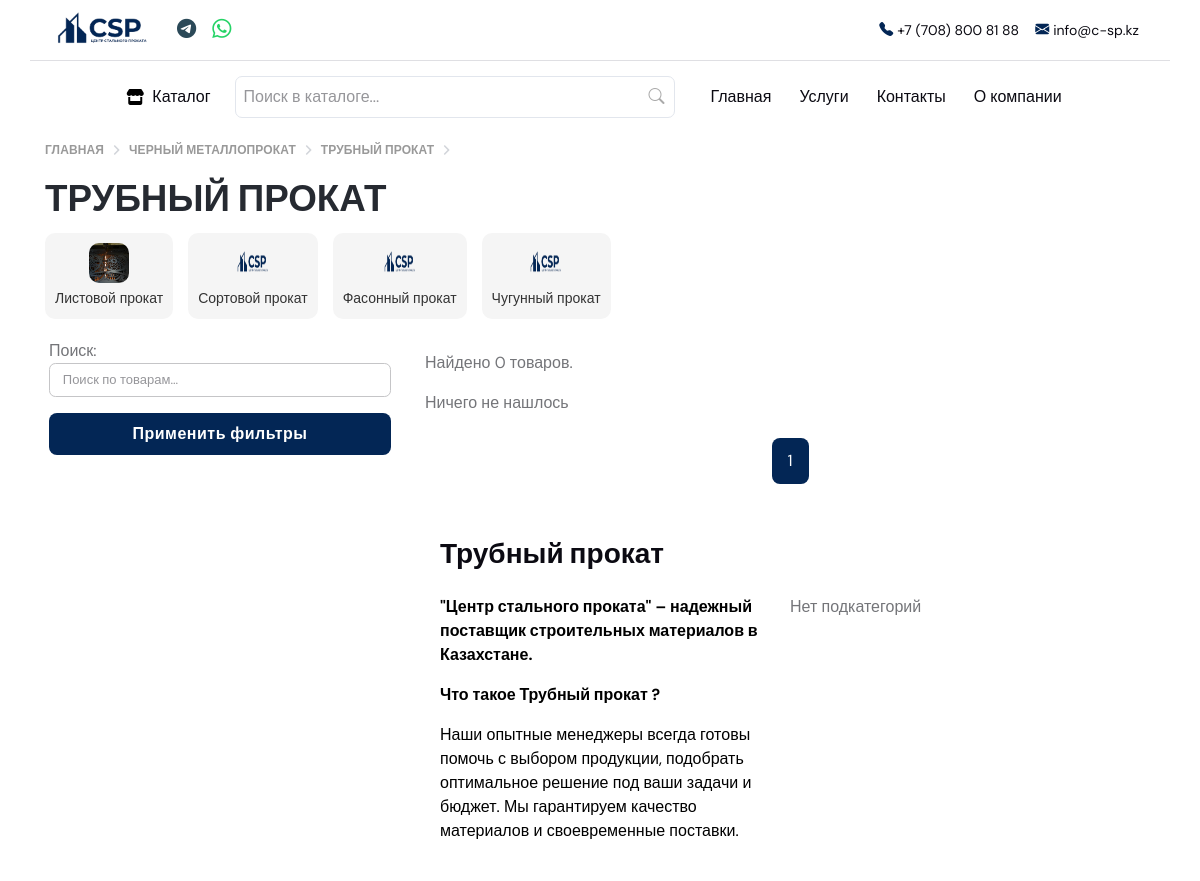
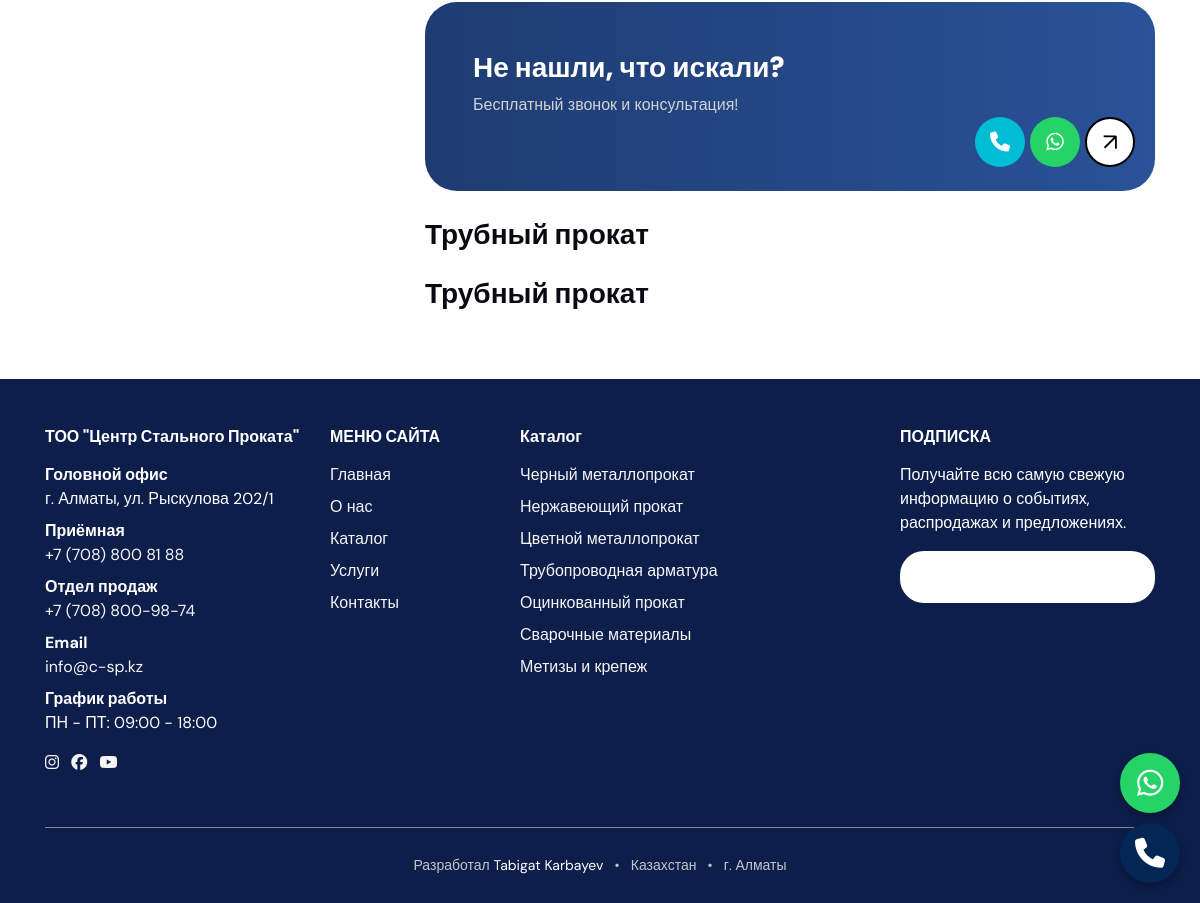
The page /trubnyj-prokat/products/ on the database its author committed (2 pictures, top to bottom).
### main/models.py (models this page shows, shortened)
class Category(models.Model):
    name = models.CharField(max_length=255, verbose_name="Название категории", db_index=True)
    image = models.ImageField(max_length=255, blank=True, null=True, verbose_name="Картинка категории")
    slug = models.SlugField(unique=True, verbose_name="Слаг", max_length=255)
    about = models.TextField(max_length=555, blank=True, null=True)
    price_list = models.FileField(blank=True, null=True)
    parent = models.ForeignKey(
        'self',
        on_delete=models.CASCADE,
        null=True,
        blank=True,
        related_name='children',
        verbose_name="Родительская категория"
    )
    class Meta:
        verbose_name = "Категория"
        verbose_name_plural = "Категории"
        ordering = ['name']
    def get_absolute_url(self):
        return reverse('website:category_detail', kwargs={'slug': self.slug})
    def get_ancestors(self):
        category = self
        ancestors = []
        while category:
            ancestors.insert(0, category)
            category = category.parent
        return ancestors

### main/views.py (the view, shortened to what this page needs)
# urls.py: path('<slug:slug>/products/', ProductListView.as_view(), name='product_list'),
class ProductListView(FilterView, ListView):
    model = Product
    template_name = 'product/product_list.html'
    context_object_name = 'products'
    paginate_by = 10  # Показываем по 10 товаров на странице
    filterset_class = ProductFilter  # Подключаем фильтры
    def get_queryset(self):
        slug = self.kwargs.get('slug')
        category = get_object_or_404(Category, slug=slug)
        queryset = category.products.all().order_by('id')  # Добавляем сортировку
        return ProductFilter(self.request.GET, queryset=queryset).qs
    def get_context_data(self, **kwargs):
        context = super().get_context_data(**kwargs)
        slug = self.kwargs.get('slug')
        category = get_object_or_404(Category, slug=slug)
        context['category'] = category
        similar_categories = Category.objects.filter(parent=category.parent).exclude(id=category.id)
        if not similar_categories.exists() and category.parent:
            similar_categories = Category.objects.filter(parent=category.parent.parent).exclude(id=category.id) if category.parent.parent else None
        context['similar_categories'] = similar_categories
        context['filter'] = ProductFilter(self.request.GET, queryset=self.get_queryset())
        paginator = context['paginator']
        page_obj = context['page_obj']
        current_page = page_obj.number
        total_pages = paginator.num_pages
        if total_pages <= 5:
            page_range = range(1, total_pages + 1)
        context['page_range'] = page_range
        context['current_page'] = current_page
        context['ancestors'] = category.get_ancestors()
        return context

### templates/product/product_list.html (shortened to what this page needs)
{% extends 'base.html' %}
{% load static %}
{% load widget_tweaks %}
{% block content %}
<section class="pt-0">
	<div class="container">
		<div class="row">
			<div class="bread-crumbs mt-2">
				<div class="">
					<ul class="bread-crumbs__list" itemscope itemtype="https://schema.org/BreadcrumbList">
						<li class="bread-crumbs__item" itemprop="itemListElement" itemscope itemtype="https://schema.org/ListItem">
						  <a class="bread-crumbs__link" href="/" itemprop="item">
							<span itemprop="name">Главная</span>
						  </a>
						</li>
						{% for cat in ancestors %}
						  <li class="bread-crumbs__item" itemprop="itemListElement" itemscope itemtype="https://schema.org/ListItem">
							<a class="bread-crumbs__link" href="{{ cat.get_absolute_url }}" itemprop="item">
							  <span itemprop="name">{{ cat.name|upper }}</span>
							</a>
						  </li>
						{% endfor %}
					</ul>
				</div>
			</div>
			<div class="col-12">
				<h3 style="color: #262a31; margin-bottom: 0px;">{{ category.name.upper }}<h3>
			</div>
		</div>
        <div class="container mb-3 mt-1 p-0">
            <div class="categories">
				{% for category in similar_categories %}
					<a href="{{ category.get_absolute_url }}">
						<div class="category">
							<img style="border-radius: 10px;" src="{% if category.image %}{{ category.image.url }}{% else %}{% static 'images/logotip.png' %}{% endif %}"
								 alt="{{ category.name }}" />
							<span>{{ category.name }}</span>
						</div>
					</a>
				{% endfor %}
			</div>
        </div>
		<div class="row">
			<aside class="col-xl-4 col-xxl-3">
				<div class="offcanvas-xl offcanvas-end" tabindex="-1" id="offcanvasSidebar" aria-labelledby="offcanvasSidebarLabel">
					<div class="offcanvas-body flex-column p-3 p-xl-0">
						<form method="get" class="mb-4 m-1">
							<div class="mb-3">
								{{ filter.form.search.label_tag }}
								{{ filter.form.search|attr:"class:form-control form-control-sm" }}
							</div>
							<button type="submit" style="background-color: #032655;" class="btn text-white w-100">Применить фильтры</button>
						</form>
					</div>
				</div>
			</aside>
			<div class="col-xl-8 col-xxl-9">
                <div class="product-control__found mb-3 mt-3">Найдено <span
                    id="product-count">{{ products.count }}</span> товаров.
                </div>
				<div class="vstack " id="listing-table-target">
                    {% for product in products %}
					<div class="alert" style="border: 1px solid #e3e5e8; background-color: white; margin-bottom: 5px;">
						<div class="product-info" style="justify-content: space-between;">
						<div class="d-flex" style="align-items: center;">
							<img class="product-logo" src="{% if product.category.image %}{{ product.category.image.url }}{% else %}{% static 'images/tech/truba.webp' %}{% endif %}">
							<div class="product-name" style="margin-left: 10px;">
							<p style="margin: 0;">
								<a href="{{ product.get_absolute_url }}" style=" color: black;">{{ product.name }}</a>
							</p>
							</div>
						</div>
						<button
							class="btn btn-sm btn-primary mb-0"
							style="background-color: #f5f5f5; border: 1px solid #e3e5e8; color: #262a31;"
							data-bs-toggle="modal"
							data-bs-target="#LeadModal"
							data-product-name="{{ product.name }}"
							data-product-url="{{ product.get_absolute_url }}"
							data-product-photo="{% if product.category.image %}{{ product.category.image.url }}{% else %}{% static 'images/tech/truba.webp' %}{% endif %}">
							Узнать цену
						</button>
						</div>
					</div>
					{% empty %}
					<p>Ничего не нашлось</p>
					{% endfor %}
					<nav class="d-flex justify-content-center" aria-label="navigation">
						<ul class="pagination pagination-primary-soft d-inline-block d-md-flex rounded mb-0">
							{% for page in page_range %}
								{% if page == page_obj.number %}
									<li class="page-item mb-0 active">
										<a class="page-link" href="#">{{ page }}</a>
									</li>
								{% else %}
									<li class="page-item mb-0">
										<a class="page-link" href="?page={{ page }}">{{ page }}</a>
									</li>
								{% endif %}
							{% endfor %}
						</ul>
					</nav>
					<div class="container-xl mt-5">
						<div class="row p-0">
						  <div class="col-12 mb-3">
							<h4 class="about-company-bottom__title" style="color: #262a31;"><a href="{% url 'website:about' %}">{{ category.name }} </a></h4>
						  </div>
						  <div class="row">
							<div class="col-md-6 mb-2">
							  <p class="fw-bold" style="color: black;">"Центр стального проката" – надежный поставщик строительных материалов в Казахстане.  </p>
							  <p class="fw-bold" style="color: black;"> Что такое {{ category.name}} ?</p>
							  <p style="color: black;">
								{% if category.about %}
									{{ category.about }}
								{% else %}
									Наши опытные менеджеры всегда готовы помочь с выбором продукции, подобрать оптимальное решение под ваши задачи и бюджет. Мы гарантируем качество материалов и своевременные поставки.
								{% endif %}
							</p>
							</div>
							<div class="col-md-6">
							  <ul class="list-unstyled">
								{% for subcategory in subcategories %}
									<li style="color: #032655;" class="mb-3">
										<span><b style="color: #032655; margin-right: 5px;">•</b></span>
										{{ subcategory.name }}
									</li>
								{% empty %}
									<li>Нет подкатегорий</li>
								{% endfor %}
							</ul>
							</div>
						  </div>
						</div>
					  </div>
					  <div class="container my-3 p-0 mb-4">
						<div class="rounded-5 p-5 text-white position-relative" style="background: linear-gradient(90deg, #1E3C72, #2A5298);">
							<h4 class="fw-bold text-white">Не нашли, что искали?</h4>
							<p class="mb-4" style="color: #d2d2d2;">Бесплатный звонок и консультация!</p>
							<div class="icon-group">
							<a href="tel:+77088009874" class="icon-circle phone" title="Позвонить">
								<i class="fas fa-phone"></i>
							</a>
							<a href="https://wa.me/77088009874" class="icon-circle whatsapp" title="WhatsApp">
								<i class="fab fa-whatsapp"></i>
							</a>
							</div>
							<button data-bs-toggle="modal" data-bs-target="#LeadModal" class="circle-button">
							<span class="arrow-up">↑</span>
							</button>
						</div>
						</div>
						<div class="col-12 mb-3">
						<h4 class="about-company-bottom__title" style="color: #262a31;">
							<a href="{% url 'website:about' %}">{{ category.name }}</a>
						</h4>
						</div>
					  <div class="col-12 mb-3">
					  <h4 class="about-company-bottom__title" style="color: #262a31;"><a href="{% url 'website:about' %}">{{ category.name }} </a></h4>
					</div>
				</div>
			</div>
		</div>
	</div>
</section>
{% endblock %}

### templates/product/product_list.html (style rules this page uses)
.categories { display: flex; overflow-x: auto; gap: 15px; white-space: nowrap; scrollbar-width: none; -ms-overflow-style: none; }
.category { flex: 0 0 auto; display: flex; flex-direction: column; align-items: center; padding: 10px; background: #f5f5f5; border-radius: 10px; text-align: center; min-width: 80px; }
.category img { width: 40px; height: 40px; margin-bottom: 5px; }
.category span { font-size: 14px; color: #333; }
.pagination-primary-soft .page-item.page-item.active .page-link { color: #fff; background-color: #032655; }
.circle-button { width: 50px; height: 50px; border-radius: 50%; background-color: white; display: flex; justify-content: center; align-items: center; border: 2px solid black; position: absolute; right: 20px; top: 74%; transform: translateY(-50%); cursor: pointer; }
.arrow-up { font-size: 24px; color: black; transform: rotate(45deg); }
.icon-group { position: absolute; right: 75px; top: 74%; transform: translateY(-50%); display: flex; gap: 5px; }
.icon-circle { width: 50px; height: 50px; border-radius: 50%; display: flex; justify-content: center; align-items: center; cursor: pointer; transition: 0.3s; }
.icon-circle.phone { background-color: #00bcd4; color: white; }
.icon-circle.whatsapp { background-color: #25D366; color: white; }
.icon-circle i { font-size: 20px; }

### rows shown on the page
Category: name "ЧЕРНЫЙ МЕТАЛЛОПРОКАТ"
Category: name "ТРУБНЫЙ ПРОКАТ", name "Трубный прокат"
Category: image (picture), name "Листовой прокат"
Category: name "Сортовой прокат"
Category: name "Фасонный прокат"
Category: name "Чугунный прокат"

### other values the page prints
{{ filter.form.search.label_tag }} "Поиск:"
{{ products.count }} "0"
{{ page }} "1"
